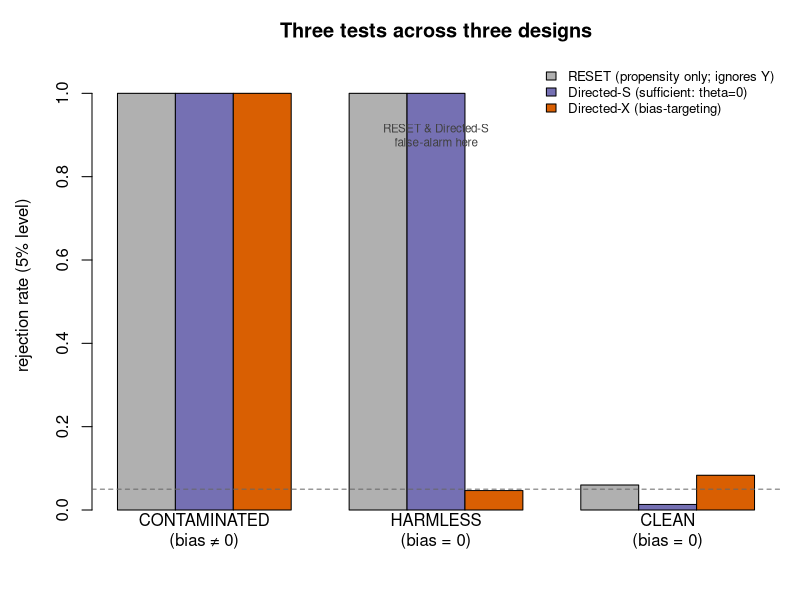

Reproduce this figure in R.
## ==========================================================================
## Head-to-head: three tests of "linear-covariate 2SLS is uncontaminated",
## across three designs. Demonstrates (i) that first-stage-only tests cannot
## distinguish harmful from harmless propensity curvature (the impossibility
## result), and (ii) that the bias-targeting variant of our test is the only
## procedure correct in all three designs.
##
## Tests:
##   RESET_prop : F-test that the curvature basis has zero coefficients in the
##                propensity regression Z ~ [1, X, poly].  Uses only (Z, X).
##   Directed-S : joint Wald  H0: theta_D = theta_Y = 0   (sufficient condition;
##                strongly identified; cheap screening test).  chi^2_2.
##   Directed-X : bias-targeting moment  H0: E[h(X){Y - Lbar*D}] = 0, using the
##                bias-corrected Lbar-hat.  Necessary & sufficient for zero bias.
##                chi^2_1.
##
## Designs (n = 3000):
##   CONTAMINATED : nonlinear propensity + nonlinear outcome  -> real bias
##   HARMLESS     : nonlinear propensity + LINEAR outcome, const. effect -> NO bias
##   CLEAN        : linear propensity      + nonlinear outcome -> NO bias
## ==========================================================================

set.seed(20260902)

gen <- function(n, prop = c("nonlinear","linear"), outcome = c("nonlinear","linear"),
                kappa = 4, A_mu = 1.5, pi0 = 0.2, dp = 0.4) {
  prop <- match.arg(prop); outcome <- match.arg(outcome)
  X <- runif(n, -2, 2); g <- X^2 - 4/3
  e <- if (prop == "nonlinear") plogis(kappa * g) else pmin(pmax(0.5 + 0.1 * X, .02), .98)
  Z <- rbinom(n, 1, e)
  pi1 <- pi0 + dp; V <- runif(n)
  D <- ifelse(Z == 1, as.integer(V <= pi1), as.integer(V <= pi0))
  if (outcome == "nonlinear") { tau <- 1 + 0.25 * X; mu <- A_mu * g }  # heterog + curved level
  else                        { tau <- 1;            mu <- 0 }          # const effect + linear level
  Y <- mu + tau * D + rnorm(n)
  list(X = X, Z = Z, D = D, Y = Y)
}

## all three tests on one dataset (shared bootstrap for the two directed tests)
run_tests <- function(d, degree = 3, B = 99) {
  X <- d$X; Z <- d$Z; D <- d$D; Y <- d$Y; n <- length(Z)
  P <- poly(X, degree); M <- cbind(1, P); qi <- 2:degree

  ## RESET on the propensity (uses only Z, X): F-test of curvature block
  reset_p <- anova(lm(Z ~ X), lm(Z ~ P))[2, "Pr(>F)"]

  fit <- function(idx) {                 # returns h_hat, ehat, and Lbar on rows idx
    Mi <- M[idx, , drop = FALSE]; b <- qr.solve(Mi, Z[idx])
    eh <- as.numeric(Mi %*% b)
    hh <- as.numeric(P[idx, qi, drop = FALSE] %*% b[1 + qi])
    zc <- Z[idx] - eh
    Lbar <- sum(zc * Y[idx]) / sum(zc * D[idx])
    list(h = hh, Lbar = Lbar)
  }
  f0 <- fit(seq_len(n))
  thD <- mean(f0$h * D); thY <- mean(f0$h * Y)
  gX  <- mean(f0$h * (Y - f0$Lbar * D))            # bias-targeting moment

  bt <- matrix(NA, B, 3)                            # (thD, thY, gX)*
  for (k in seq_len(B)) {
    idx <- sample.int(n, n, TRUE); fk <- fit(idx)
    bt[k, ] <- c(mean(fk$h * D[idx]), mean(fk$h * Y[idx]),
                 mean(fk$h * (Y[idx] - fk$Lbar * D[idx])))
  }
  th   <- c(thD, thY)
  W_S  <- as.numeric(t(th) %*% solve(cov(bt[, 1:2]), th)); p_S <- 1 - pchisq(W_S, 2)
  W_X  <- gX^2 / var(bt[, 3]);                              p_X <- 1 - pchisq(W_X, 1)
  Fc   <- coef(summary(lm(D ~ Z + X)))["Z", "t value"]^2

  c(RESET = reset_p, DirS = p_S, DirX = p_X, Fcond = Fc)
}

mc <- function(prop, outcome, R = 300, n = 3000, B = 99) {
  M <- t(replicate(R, run_tests(gen(n, prop, outcome), B = B)))
  c(RESET = mean(M[, "RESET"] < .05),
    Directed_S = mean(M[, "DirS"] < .05),
    Directed_X = mean(M[, "DirX"] < .05),
    mean_condF = mean(M[, "Fcond"]))
}

cat("Running head-to-head (3 designs x 3 tests)...\n")
set.seed(1);  con <- mc("nonlinear", "nonlinear")   # bias != 0
set.seed(2);  har <- mc("nonlinear", "linear")      # bias  = 0 (harmless curvature)
set.seed(3);  cln <- mc("linear",    "nonlinear")   # bias  = 0 (clean)

tab <- rbind(`CONTAMINATED (bias != 0)` = con,
             `HARMLESS     (bias  = 0)` = har,
             `CLEAN        (bias  = 0)` = cln)
cat("\n=== Rejection rates (5% level, R=300, n=3000) ===\n")
print(round(tab, 3))
cat("\nReading:\n",
    " CONTAMINATED : all three should reject (power).\n",
    " HARMLESS     : RESET and Directed-S FALSE-ALARM (they flag curvature, not bias);\n",
    "                Directed-X stays at size -- the only test that certifies a fine design.\n",
    " CLEAN        : all three at size.\n",
    " mean_condF is huge in EVERY row -> the first stage cannot tell these apart.\n", sep = "")

## ------------------------------- figure -------------------------------
png("iv_headtohead.png", width = 1450, height = 620, res = 150)
op <- par(mar = c(4.5, 4.6, 3, 1))
M <- t(tab[, 1:3])                                  # tests x designs
cols <- c("#b0b0b0", "#7570b3", "#d95f02")
bp <- barplot(M, beside = TRUE, col = cols, ylim = c(0, 1.08),
              ylab = "rejection rate (5% level)",
              names.arg = c("CONTAMINATED\n(bias ≠ 0)", "HARMLESS\n(bias = 0)", "CLEAN\n(bias = 0)"),
              main = "Three tests across three designs")
abline(h = 0.05, lty = 2, col = "gray40")
legend("topright", bty = "n",
       legend = c("RESET (propensity only; ignores Y)",
                  "Directed-S (sufficient: theta=0)",
                  "Directed-X (bias-targeting)"),
       fill = cols, cex = 0.8)
text(mean(bp[, 2]), 0.9, "RESET & Directed-S\nfalse-alarm here", cex = 0.7, col = "gray25")
par(op); dev.off()
cat("\nSaved figure -> iv_headtohead.png\n")
